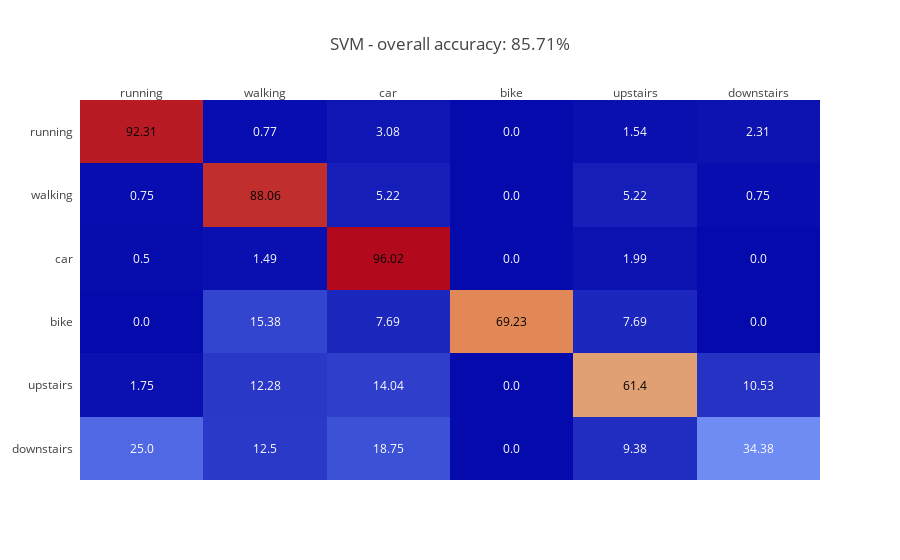
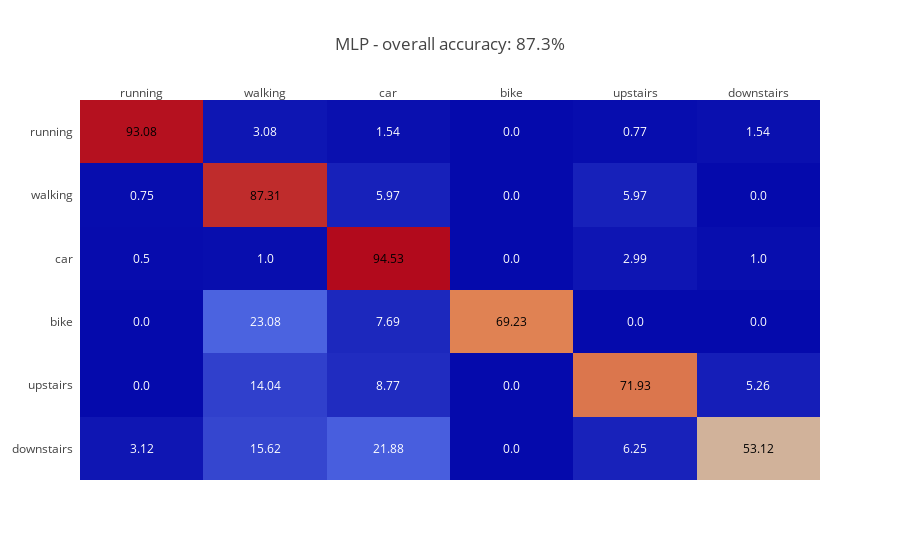
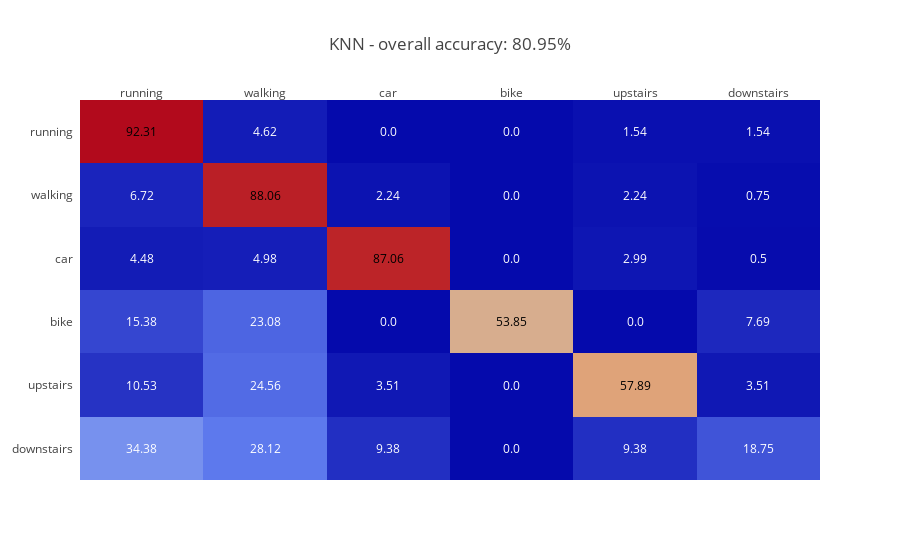
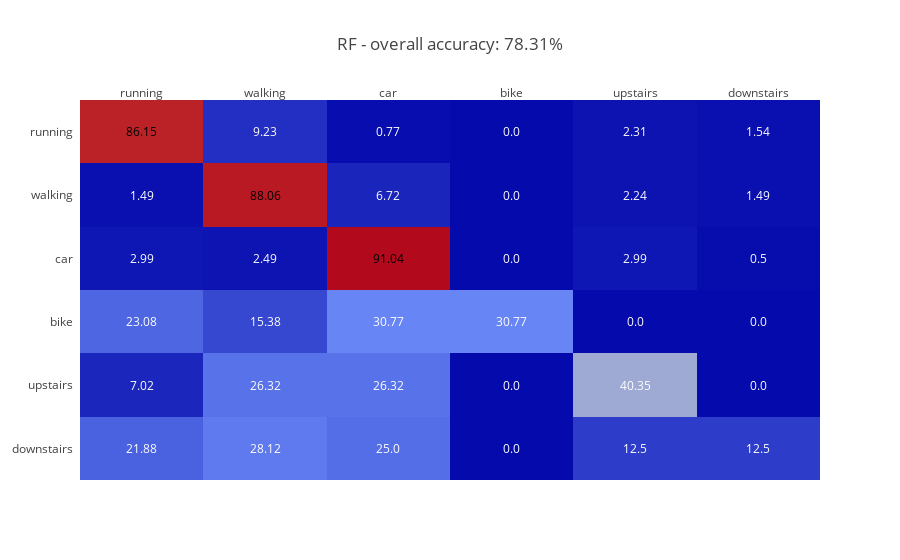

The notebook cell saved with these charts, in order:
### Code cell
# Każdy klasyfikator uczymy i testujemy, a następnie rysujemy heatmap z wynikami
for clsf in classifiers:
    # Uczenie klasyfikatora
    clsf["cls"].fit(X, y)
    # Sprawdzenie dla danych testowych
    predictions = clsf["cls"].predict(X_test)
    # Zapis wyniku
    acc = accuracy_score(y_test, predictions)
    
    # Znormalizowana macierz
    c_matrix = confusion_matrix(y_test, predictions, labels = [11,22,33,44,55,66])
    c_matrix = c_matrix.astype('float') / c_matrix.sum(axis=1)[:, np.newaxis]
    c_matrix = c_matrix*100.0
    c_matrix = c_matrix.round(2)
    
    # Tytuły wykresów
    title = clsf["name"] + " - overall accuracy: " + str(round(acc*100,2)) + "%"
    labels = ["running", "walking", "car", "bike", "upstairs", "downstairs"]
    
    fig = ff.create_annotated_heatmap(z=c_matrix, x=labels, y=labels)
    fig.layout.update({"title": title})
    
    fig.layout.update({"yaxis":dict(autorange='reversed')})
    
    iplot(fig)

### Figure 1 — Plotly figure (JSON) as saved in the notebook; plotly's stock layout.template omitted (floating-point values rounded to 4 significant figures)
{"data": [{"colorscale": "RdBu", "showscale": false, "type": "heatmap", "x": ["running", "walking", "car", "bike", "upstairs", "downstairs"], "y": ["running", "walking", "car", "bike", "upstairs", "downstairs"], "z": [[92.31, 0.77, 3.08, 0, 1.54, 2.31], [0.75, 88.06, 5.22, 0, 5.22, 0.75], [0.5, 1.49, 96.02, 0, 1.99, 0], [0, 15.38, 7.69, 69.23, 7.69, 0], [1.75, 12.28, 14.04, 0, 61.4, 10.53], [25, 12.5, 18.75, 0, 9.38, 34.38]]}], "layout": {"annotations": [{"font": {"color": "#000000"}, "showarrow": false, "text": "92.31", "x": "running", "xref": "x1", "y": "running", "yref": "y1"}, {"font": {"color": "#FFFFFF"}, "showarrow": false, "text": "0.77", "x": "walking", "xref": "x1", "y": "running", "yref": "y1"}, {"font": {"color": "#FFFFFF"}, "showarrow": false, "text": "3.08", "x": "car", "xref": "x1", "y": "running", "yref": "y1"}, {"font": {"color": "#FFFFFF"}, "showarrow": false, "text": "0.0", "x": "bike", "xref": "x1", "y": "running", "yref": "y1"}, {"font": {"color": "#FFFFFF"}, "showarrow": false, "text": "1.54", "x": "upstairs", "xref": "x1", "y": "running", "yref": "y1"}, {"font": {"color": "#FFFFFF"}, "showarrow": false, "text": "2.31", "x": "downstairs", "xref": "x1", "y": "running", "yref": "y1"}, {"font": {"color": "#FFFFFF"}, "showarrow": false, "text": "0.75", "x": "running", "xref": "x1", "y": "walking", "yref": "y1"}, {"font": {"color": "#000000"}, "showarrow": false, "text": "88.06", "x": "walking", "xref": "x1", "y": "walking", "yref": "y1"}, {"font": {"color": "#FFFFFF"}, "showarrow": false, "text": "5.22", "x": "car", "xref": "x1", "y": "walking", "yref": "y1"}, {"font": {"color": "#FFFFFF"}, "showarrow": false, "text": "0.0", "x": "bike", "xref": "x1", "y": "walking", "yref": "y1"}, {"font": {"color": "#FFFFFF"}, "showarrow": false, "text": "5.22", "x": "upstairs", "xref": "x1", "y": "walking", "yref": "y1"}, {"font": {"color": "#FFFFFF"}, "showarrow": false, "text": "0.75", "x": "downstairs", "xref": "x1", "y": "walking", "yref": "y1"}, {"font": {"color": "#FFFFFF"}, "showarrow": false, "text": "0.5", "x": "running", "xref": "x1", "y": "car", "yref": "y1"}, {"font": {"color": "#FFFFFF"}, "showarrow": false, "text": "1.49", "x": "walking", "xref": "x1", "y": "car", "yref": "y1"}, {"font": {"color": "#000000"}, "showarrow": false, "text": "96.02", "x": "car", "xref": "x1", "y": "car", "yref": "y1"}, {"font": {"color": "#FFFFFF"}, "showarrow": false, "text": "0.0", "x": "bike", "xref": "x1", "y": "car", "yref": "y1"}, {"font": {"color": "#FFFFFF"}, "showarrow": false, "text": "1.99", "x": "upstairs", "xref": "x1", "y": "car", "yref": "y1"}, {"font": {"color": "#FFFFFF"}, "showarrow": false, "text": "0.0", "x": "downstairs", "xref": "x1", "y": "car", "yref": "y1"}, {"font": {"color": "#FFFFFF"}, "showarrow": false, "text": "0.0", "x": "running", "xref": "x1", "y": "bike", "yref": "y1"}, {"font": {"color": "#FFFFFF"}, "showarrow": false, "text": "15.38", "x": "walking", "xref": "x1", "y": "bike", "yref": "y1"}, {"font": {"color": "#FFFFFF"}, "showarrow": false, "text": "7.69", "x": "car", "xref": "x1", "y": "bike", "yref": "y1"}, {"font": {"color": "#000000"}, "showarrow": false, "text": "69.23", "x": "bike", "xref": "x1", "y": "bike", "yref": "y1"}, {"font": {"color": "#FFFFFF"}, "showarrow": false, "text": "7.69", "x": "upstairs", "xref": "x1", "y": "bike", "yref": "y1"}, {"font": {"color": "#FFFFFF"}, "showarrow": false, "text": "0.0", "x": "downstairs", "xref": "x1", "y": "bike", "yref": "y1"}, {"font": {"color": "#FFFFFF"}, "showarrow": false, "text": "1.75", "x": "running", "xref": "x1", "y": "upstairs", "yref": "y1"}, {"font": {"color": "#FFFFFF"}, "showarrow": false, "text": "12.28", "x": "walking", "xref": "x1", "y": "upstairs", "yref": "y1"}, {"font": {"color": "#FFFFFF"}, "showarrow": false, "text": "14.04", "x": "car", "xref": "x1", "y": "upstairs", "yref": "y1"}, {"font": {"color": "#FFFFFF"}, "showarrow": false, "text": "0.0", "x": "bike", "xref": "x1", "y": "upstairs", "yref": "y1"}, {"font": {"color": "#000000"}, "showarrow": false, "text": "61.4", "x": "upstairs", "xref": "x1", "y": "upstairs", "yref": "y1"}, {"font": {"color": "#FFFFFF"}, "showarrow": false, "text": "10.53", "x": "downstairs", "xref": "x1", "y": "upstairs", "yref": "y1"}, {"font": {"color": "#FFFFFF"}, "showarrow": false, "text": "25.0", "x": "running", "xref": "x1", "y": "downstairs", "yref": "y1"}, {"font": {"color": "#FFFFFF"}, "showarrow": false, "text": "12.5", "x": "walking", "xref": "x1", "y": "downstairs", "yref": "y1"}, {"font": {"color": "#FFFFFF"}, "showarrow": false, "text": "18.75", "x": "car", "xref": "x1", "y": "downstairs", "yref": "y1"}, {"font": {"color": "#FFFFFF"}, "showarrow": false, "text": "0.0", "x": "bike", "xref": "x1", "y": "downstairs", "yref": "y1"}, {"font": {"color": "#FFFFFF"}, "showarrow": false, "text": "9.38", "x": "upstairs", "xref": "x1", "y": "downstairs", "yref": "y1"}, {"font": {"color": "#FFFFFF"}, "showarrow": false, "text": "34.38", "x": "downstairs", "xref": "x1", "y": "downstairs", "yref": "y1"}], "title": "SVM - overall accuracy: 85.71%", "xaxis": {"dtick": 1, "gridcolor": "rgb(0, 0, 0)", "side": "top", "ticks": ""}, "yaxis": {"autorange": "reversed", "dtick": 1, "ticks": "", "ticksuffix": "  "}}}

### Figure 2 — Plotly figure (JSON) as saved in the notebook; plotly's stock layout.template omitted (floating-point values rounded to 4 significant figures)
{"data": [{"colorscale": "RdBu", "showscale": false, "type": "heatmap", "x": ["running", "walking", "car", "bike", "upstairs", "downstairs"], "y": ["running", "walking", "car", "bike", "upstairs", "downstairs"], "z": [[93.08, 3.08, 1.54, 0, 0.77, 1.54], [0.75, 87.31, 5.97, 0, 5.97, 0], [0.5, 1, 94.53, 0, 2.99, 1], [0, 23.08, 7.69, 69.23, 0, 0], [0, 14.04, 8.77, 0, 71.93, 5.26], [3.12, 15.62, 21.88, 0, 6.25, 53.12]]}], "layout": {"annotations": [{"font": {"color": "#000000"}, "showarrow": false, "text": "93.08", "x": "running", "xref": "x1", "y": "running", "yref": "y1"}, {"font": {"color": "#FFFFFF"}, "showarrow": false, "text": "3.08", "x": "walking", "xref": "x1", "y": "running", "yref": "y1"}, {"font": {"color": "#FFFFFF"}, "showarrow": false, "text": "1.54", "x": "car", "xref": "x1", "y": "running", "yref": "y1"}, {"font": {"color": "#FFFFFF"}, "showarrow": false, "text": "0.0", "x": "bike", "xref": "x1", "y": "running", "yref": "y1"}, {"font": {"color": "#FFFFFF"}, "showarrow": false, "text": "0.77", "x": "upstairs", "xref": "x1", "y": "running", "yref": "y1"}, {"font": {"color": "#FFFFFF"}, "showarrow": false, "text": "1.54", "x": "downstairs", "xref": "x1", "y": "running", "yref": "y1"}, {"font": {"color": "#FFFFFF"}, "showarrow": false, "text": "0.75", "x": "running", "xref": "x1", "y": "walking", "yref": "y1"}, {"font": {"color": "#000000"}, "showarrow": false, "text": "87.31", "x": "walking", "xref": "x1", "y": "walking", "yref": "y1"}, {"font": {"color": "#FFFFFF"}, "showarrow": false, "text": "5.97", "x": "car", "xref": "x1", "y": "walking", "yref": "y1"}, {"font": {"color": "#FFFFFF"}, "showarrow": false, "text": "0.0", "x": "bike", "xref": "x1", "y": "walking", "yref": "y1"}, {"font": {"color": "#FFFFFF"}, "showarrow": false, "text": "5.97", "x": "upstairs", "xref": "x1", "y": "walking", "yref": "y1"}, {"font": {"color": "#FFFFFF"}, "showarrow": false, "text": "0.0", "x": "downstairs", "xref": "x1", "y": "walking", "yref": "y1"}, {"font": {"color": "#FFFFFF"}, "showarrow": false, "text": "0.5", "x": "running", "xref": "x1", "y": "car", "yref": "y1"}, {"font": {"color": "#FFFFFF"}, "showarrow": false, "text": "1.0", "x": "walking", "xref": "x1", "y": "car", "yref": "y1"}, {"font": {"color": "#000000"}, "showarrow": false, "text": "94.53", "x": "car", "xref": "x1", "y": "car", "yref": "y1"}, {"font": {"color": "#FFFFFF"}, "showarrow": false, "text": "0.0", "x": "bike", "xref": "x1", "y": "car", "yref": "y1"}, {"font": {"color": "#FFFFFF"}, "showarrow": false, "text": "2.99", "x": "upstairs", "xref": "x1", "y": "car", "yref": "y1"}, {"font": {"color": "#FFFFFF"}, "showarrow": false, "text": "1.0", "x": "downstairs", "xref": "x1", "y": "car", "yref": "y1"}, {"font": {"color": "#FFFFFF"}, "showarrow": false, "text": "0.0", "x": "running", "xref": "x1", "y": "bike", "yref": "y1"}, {"font": {"color": "#FFFFFF"}, "showarrow": false, "text": "23.08", "x": "walking", "xref": "x1", "y": "bike", "yref": "y1"}, {"font": {"color": "#FFFFFF"}, "showarrow": false, "text": "7.69", "x": "car", "xref": "x1", "y": "bike", "yref": "y1"}, {"font": {"color": "#000000"}, "showarrow": false, "text": "69.23", "x": "bike", "xref": "x1", "y": "bike", "yref": "y1"}, {"font": {"color": "#FFFFFF"}, "showarrow": false, "text": "0.0", "x": "upstairs", "xref": "x1", "y": "bike", "yref": "y1"}, {"font": {"color": "#FFFFFF"}, "showarrow": false, "text": "0.0", "x": "downstairs", "xref": "x1", "y": "bike", "yref": "y1"}, {"font": {"color": "#FFFFFF"}, "showarrow": false, "text": "0.0", "x": "running", "xref": "x1", "y": "upstairs", "yref": "y1"}, {"font": {"color": "#FFFFFF"}, "showarrow": false, "text": "14.04", "x": "walking", "xref": "x1", "y": "upstairs", "yref": "y1"}, {"font": {"color": "#FFFFFF"}, "showarrow": false, "text": "8.77", "x": "car", "xref": "x1", "y": "upstairs", "yref": "y1"}, {"font": {"color": "#FFFFFF"}, "showarrow": false, "text": "0.0", "x": "bike", "xref": "x1", "y": "upstairs", "yref": "y1"}, {"font": {"color": "#000000"}, "showarrow": false, "text": "71.93", "x": "upstairs", "xref": "x1", "y": "upstairs", "yref": "y1"}, {"font": {"color": "#FFFFFF"}, "showarrow": false, "text": "5.26", "x": "downstairs", "xref": "x1", "y": "upstairs", "yref": "y1"}, {"font": {"color": "#FFFFFF"}, "showarrow": false, "text": "3.12", "x": "running", "xref": "x1", "y": "downstairs", "yref": "y1"}, {"font": {"color": "#FFFFFF"}, "showarrow": false, "text": "15.62", "x": "walking", "xref": "x1", "y": "downstairs", "yref": "y1"}, {"font": {"color": "#FFFFFF"}, "showarrow": false, "text": "21.88", "x": "car", "xref": "x1", "y": "downstairs", "yref": "y1"}, {"font": {"color": "#FFFFFF"}, "showarrow": false, "text": "0.0", "x": "bike", "xref": "x1", "y": "downstairs", "yref": "y1"}, {"font": {"color": "#FFFFFF"}, "showarrow": false, "text": "6.25", "x": "upstairs", "xref": "x1", "y": "downstairs", "yref": "y1"}, {"font": {"color": "#000000"}, "showarrow": false, "text": "53.12", "x": "downstairs", "xref": "x1", "y": "downstairs", "yref": "y1"}], "title": "MLP - overall accuracy: 87.3%", "xaxis": {"dtick": 1, "gridcolor": "rgb(0, 0, 0)", "side": "top", "ticks": ""}, "yaxis": {"autorange": "reversed", "dtick": 1, "ticks": "", "ticksuffix": "  "}}}

### Figure 3 — Plotly figure (JSON) as saved in the notebook; plotly's stock layout.template omitted (floating-point values rounded to 4 significant figures)
{"data": [{"colorscale": "RdBu", "showscale": false, "type": "heatmap", "x": ["running", "walking", "car", "bike", "upstairs", "downstairs"], "y": ["running", "walking", "car", "bike", "upstairs", "downstairs"], "z": [[92.31, 4.62, 0, 0, 1.54, 1.54], [6.72, 88.06, 2.24, 0, 2.24, 0.75], [4.48, 4.98, 87.06, 0, 2.99, 0.5], [15.38, 23.08, 0, 53.85, 0, 7.69], [10.53, 24.56, 3.51, 0, 57.89, 3.51], [34.38, 28.12, 9.38, 0, 9.38, 18.75]]}], "layout": {"annotations": [{"font": {"color": "#000000"}, "showarrow": false, "text": "92.31", "x": "running", "xref": "x1", "y": "running", "yref": "y1"}, {"font": {"color": "#FFFFFF"}, "showarrow": false, "text": "4.62", "x": "walking", "xref": "x1", "y": "running", "yref": "y1"}, {"font": {"color": "#FFFFFF"}, "showarrow": false, "text": "0.0", "x": "car", "xref": "x1", "y": "running", "yref": "y1"}, {"font": {"color": "#FFFFFF"}, "showarrow": false, "text": "0.0", "x": "bike", "xref": "x1", "y": "running", "yref": "y1"}, {"font": {"color": "#FFFFFF"}, "showarrow": false, "text": "1.54", "x": "upstairs", "xref": "x1", "y": "running", "yref": "y1"}, {"font": {"color": "#FFFFFF"}, "showarrow": false, "text": "1.54", "x": "downstairs", "xref": "x1", "y": "running", "yref": "y1"}, {"font": {"color": "#FFFFFF"}, "showarrow": false, "text": "6.72", "x": "running", "xref": "x1", "y": "walking", "yref": "y1"}, {"font": {"color": "#000000"}, "showarrow": false, "text": "88.06", "x": "walking", "xref": "x1", "y": "walking", "yref": "y1"}, {"font": {"color": "#FFFFFF"}, "showarrow": false, "text": "2.24", "x": "car", "xref": "x1", "y": "walking", "yref": "y1"}, {"font": {"color": "#FFFFFF"}, "showarrow": false, "text": "0.0", "x": "bike", "xref": "x1", "y": "walking", "yref": "y1"}, {"font": {"color": "#FFFFFF"}, "showarrow": false, "text": "2.24", "x": "upstairs", "xref": "x1", "y": "walking", "yref": "y1"}, {"font": {"color": "#FFFFFF"}, "showarrow": false, "text": "0.75", "x": "downstairs", "xref": "x1", "y": "walking", "yref": "y1"}, {"font": {"color": "#FFFFFF"}, "showarrow": false, "text": "4.48", "x": "running", "xref": "x1", "y": "car", "yref": "y1"}, {"font": {"color": "#FFFFFF"}, "showarrow": false, "text": "4.98", "x": "walking", "xref": "x1", "y": "car", "yref": "y1"}, {"font": {"color": "#000000"}, "showarrow": false, "text": "87.06", "x": "car", "xref": "x1", "y": "car", "yref": "y1"}, {"font": {"color": "#FFFFFF"}, "showarrow": false, "text": "0.0", "x": "bike", "xref": "x1", "y": "car", "yref": "y1"}, {"font": {"color": "#FFFFFF"}, "showarrow": false, "text": "2.99", "x": "upstairs", "xref": "x1", "y": "car", "yref": "y1"}, {"font": {"color": "#FFFFFF"}, "showarrow": false, "text": "0.5", "x": "downstairs", "xref": "x1", "y": "car", "yref": "y1"}, {"font": {"color": "#FFFFFF"}, "showarrow": false, "text": "15.38", "x": "running", "xref": "x1", "y": "bike", "yref": "y1"}, {"font": {"color": "#FFFFFF"}, "showarrow": false, "text": "23.08", "x": "walking", "xref": "x1", "y": "bike", "yref": "y1"}, {"font": {"color": "#FFFFFF"}, "showarrow": false, "text": "0.0", "x": "car", "xref": "x1", "y": "bike", "yref": "y1"}, {"font": {"color": "#000000"}, "showarrow": false, "text": "53.85", "x": "bike", "xref": "x1", "y": "bike", "yref": "y1"}, {"font": {"color": "#FFFFFF"}, "showarrow": false, "text": "0.0", "x": "upstairs", "xref": "x1", "y": "bike", "yref": "y1"}, {"font": {"color": "#FFFFFF"}, "showarrow": false, "text": "7.69", "x": "downstairs", "xref": "x1", "y": "bike", "yref": "y1"}, {"font": {"color": "#FFFFFF"}, "showarrow": false, "text": "10.53", "x": "running", "xref": "x1", "y": "upstairs", "yref": "y1"}, {"font": {"color": "#FFFFFF"}, "showarrow": false, "text": "24.56", "x": "walking", "xref": "x1", "y": "upstairs", "yref": "y1"}, {"font": {"color": "#FFFFFF"}, "showarrow": false, "text": "3.51", "x": "car", "xref": "x1", "y": "upstairs", "yref": "y1"}, {"font": {"color": "#FFFFFF"}, "showarrow": false, "text": "0.0", "x": "bike", "xref": "x1", "y": "upstairs", "yref": "y1"}, {"font": {"color": "#000000"}, "showarrow": false, "text": "57.89", "x": "upstairs", "xref": "x1", "y": "upstairs", "yref": "y1"}, {"font": {"color": "#FFFFFF"}, "showarrow": false, "text": "3.51", "x": "downstairs", "xref": "x1", "y": "upstairs", "yref": "y1"}, {"font": {"color": "#FFFFFF"}, "showarrow": false, "text": "34.38", "x": "running", "xref": "x1", "y": "downstairs", "yref": "y1"}, {"font": {"color": "#FFFFFF"}, "showarrow": false, "text": "28.12", "x": "walking", "xref": "x1", "y": "downstairs", "yref": "y1"}, {"font": {"color": "#FFFFFF"}, "showarrow": false, "text": "9.38", "x": "car", "xref": "x1", "y": "downstairs", "yref": "y1"}, {"font": {"color": "#FFFFFF"}, "showarrow": false, "text": "0.0", "x": "bike", "xref": "x1", "y": "downstairs", "yref": "y1"}, {"font": {"color": "#FFFFFF"}, "showarrow": false, "text": "9.38", "x": "upstairs", "xref": "x1", "y": "downstairs", "yref": "y1"}, {"font": {"color": "#FFFFFF"}, "showarrow": false, "text": "18.75", "x": "downstairs", "xref": "x1", "y": "downstairs", "yref": "y1"}], "title": "KNN - overall accuracy: 80.95%", "xaxis": {"dtick": 1, "gridcolor": "rgb(0, 0, 0)", "side": "top", "ticks": ""}, "yaxis": {"autorange": "reversed", "dtick": 1, "ticks": "", "ticksuffix": "  "}}}

### Figure 4 — Plotly figure (JSON) as saved in the notebook; plotly's stock layout.template omitted (floating-point values rounded to 4 significant figures)
{"data": [{"colorscale": "RdBu", "showscale": false, "type": "heatmap", "x": ["running", "walking", "car", "bike", "upstairs", "downstairs"], "y": ["running", "walking", "car", "bike", "upstairs", "downstairs"], "z": [[86.15, 9.23, 0.77, 0, 2.31, 1.54], [1.49, 88.06, 6.72, 0, 2.24, 1.49], [2.99, 2.49, 91.04, 0, 2.99, 0.5], [23.08, 15.38, 30.77, 30.77, 0, 0], [7.02, 26.32, 26.32, 0, 40.35, 0], [21.88, 28.12, 25, 0, 12.5, 12.5]]}], "layout": {"annotations": [{"font": {"color": "#000000"}, "showarrow": false, "text": "86.15", "x": "running", "xref": "x1", "y": "running", "yref": "y1"}, {"font": {"color": "#FFFFFF"}, "showarrow": false, "text": "9.23", "x": "walking", "xref": "x1", "y": "running", "yref": "y1"}, {"font": {"color": "#FFFFFF"}, "showarrow": false, "text": "0.77", "x": "car", "xref": "x1", "y": "running", "yref": "y1"}, {"font": {"color": "#FFFFFF"}, "showarrow": false, "text": "0.0", "x": "bike", "xref": "x1", "y": "running", "yref": "y1"}, {"font": {"color": "#FFFFFF"}, "showarrow": false, "text": "2.31", "x": "upstairs", "xref": "x1", "y": "running", "yref": "y1"}, {"font": {"color": "#FFFFFF"}, "showarrow": false, "text": "1.54", "x": "downstairs", "xref": "x1", "y": "running", "yref": "y1"}, {"font": {"color": "#FFFFFF"}, "showarrow": false, "text": "1.49", "x": "running", "xref": "x1", "y": "walking", "yref": "y1"}, {"font": {"color": "#000000"}, "showarrow": false, "text": "88.06", "x": "walking", "xref": "x1", "y": "walking", "yref": "y1"}, {"font": {"color": "#FFFFFF"}, "showarrow": false, "text": "6.72", "x": "car", "xref": "x1", "y": "walking", "yref": "y1"}, {"font": {"color": "#FFFFFF"}, "showarrow": false, "text": "0.0", "x": "bike", "xref": "x1", "y": "walking", "yref": "y1"}, {"font": {"color": "#FFFFFF"}, "showarrow": false, "text": "2.24", "x": "upstairs", "xref": "x1", "y": "walking", "yref": "y1"}, {"font": {"color": "#FFFFFF"}, "showarrow": false, "text": "1.49", "x": "downstairs", "xref": "x1", "y": "walking", "yref": "y1"}, {"font": {"color": "#FFFFFF"}, "showarrow": false, "text": "2.99", "x": "running", "xref": "x1", "y": "car", "yref": "y1"}, {"font": {"color": "#FFFFFF"}, "showarrow": false, "text": "2.49", "x": "walking", "xref": "x1", "y": "car", "yref": "y1"}, {"font": {"color": "#000000"}, "showarrow": false, "text": "91.04", "x": "car", "xref": "x1", "y": "car", "yref": "y1"}, {"font": {"color": "#FFFFFF"}, "showarrow": false, "text": "0.0", "x": "bike", "xref": "x1", "y": "car", "yref": "y1"}, {"font": {"color": "#FFFFFF"}, "showarrow": false, "text": "2.99", "x": "upstairs", "xref": "x1", "y": "car", "yref": "y1"}, {"font": {"color": "#FFFFFF"}, "showarrow": false, "text": "0.5", "x": "downstairs", "xref": "x1", "y": "car", "yref": "y1"}, {"font": {"color": "#FFFFFF"}, "showarrow": false, "text": "23.08", "x": "running", "xref": "x1", "y": "bike", "yref": "y1"}, {"font": {"color": "#FFFFFF"}, "showarrow": false, "text": "15.38", "x": "walking", "xref": "x1", "y": "bike", "yref": "y1"}, {"font": {"color": "#FFFFFF"}, "showarrow": false, "text": "30.77", "x": "car", "xref": "x1", "y": "bike", "yref": "y1"}, {"font": {"color": "#FFFFFF"}, "showarrow": false, "text": "30.77", "x": "bike", "xref": "x1", "y": "bike", "yref": "y1"}, {"font": {"color": "#FFFFFF"}, "showarrow": false, "text": "0.0", "x": "upstairs", "xref": "x1", "y": "bike", "yref": "y1"}, {"font": {"color": "#FFFFFF"}, "showarrow": false, "text": "0.0", "x": "downstairs", "xref": "x1", "y": "bike", "yref": "y1"}, {"font": {"color": "#FFFFFF"}, "showarrow": false, "text": "7.02", "x": "running", "xref": "x1", "y": "upstairs", "yref": "y1"}, {"font": {"color": "#FFFFFF"}, "showarrow": false, "text": "26.32", "x": "walking", "xref": "x1", "y": "upstairs", "yref": "y1"}, {"font": {"color": "#FFFFFF"}, "showarrow": false, "text": "26.32", "x": "car", "xref": "x1", "y": "upstairs", "yref": "y1"}, {"font": {"color": "#FFFFFF"}, "showarrow": false, "text": "0.0", "x": "bike", "xref": "x1", "y": "upstairs", "yref": "y1"}, {"font": {"color": "#FFFFFF"}, "showarrow": false, "text": "40.35", "x": "upstairs", "xref": "x1", "y": "upstairs", "yref": "y1"}, {"font": {"color": "#FFFFFF"}, "showarrow": false, "text": "0.0", "x": "downstairs", "xref": "x1", "y": "upstairs", "yref": "y1"}, {"font": {"color": "#FFFFFF"}, "showarrow": false, "text": "21.88", "x": "running", "xref": "x1", "y": "downstairs", "yref": "y1"}, {"font": {"color": "#FFFFFF"}, "showarrow": false, "text": "28.12", "x": "walking", "xref": "x1", "y": "downstairs", "yref": "y1"}, {"font": {"color": "#FFFFFF"}, "showarrow": false, "text": "25.0", "x": "car", "xref": "x1", "y": "downstairs", "yref": "y1"}, {"font": {"color": "#FFFFFF"}, "showarrow": false, "text": "0.0", "x": "bike", "xref": "x1", "y": "downstairs", "yref": "y1"}, {"font": {"color": "#FFFFFF"}, "showarrow": false, "text": "12.5", "x": "upstairs", "xref": "x1", "y": "downstairs", "yref": "y1"}, {"font": {"color": "#FFFFFF"}, "showarrow": false, "text": "12.5", "x": "downstairs", "xref": "x1", "y": "downstairs", "yref": "y1"}], "title": "RF - overall accuracy: 78.31%", "xaxis": {"dtick": 1, "gridcolor": "rgb(0, 0, 0)", "side": "top", "ticks": ""}, "yaxis": {"autorange": "reversed", "dtick": 1, "ticks": "", "ticksuffix": "  "}}}
